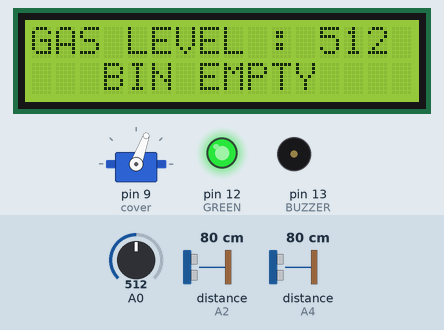
A sketch run on a simulated Arduino Uno, built with avr-gcc and run on an emulated ATmega328P. Parts: servo, 16×2 character LCD, output pins drawn as LEDs (lit = HIGH), buzzer (waves = sounding, pin HIGH). Wiring (inferred from the names in the program): 2 × ultrasonic range finder: trigger A3, echo A2 / trigger A5, echo A4. The test bench sets the inputs (shaded band); at power-on: distance to the obstacle (sensors on A2, A4) 80 cm, A0 = 512. The echo pulse lasts 58.3 µs per cm; the modem accepts every AT command (registered, SIM ready, sends succeed) and sends nothing else; pins used as bus, display or sensor lines are not drawn; what the sketch prints to the serial monitor is not drawn.

Above: at 4.2 s.
4.3 s: distance to the obstacle (sensor on A2) set to 6 cm
6.7 s: distance to the obstacle (sensor on A2) set to 3 cm
At 8.2 s:
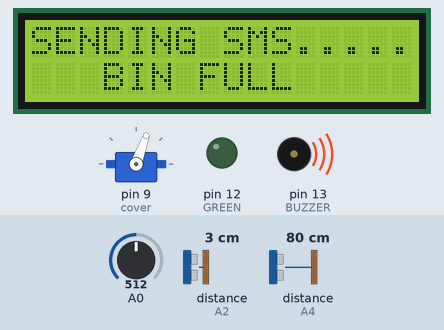
11.7 s: A0 set to 793
At 16.1 s:
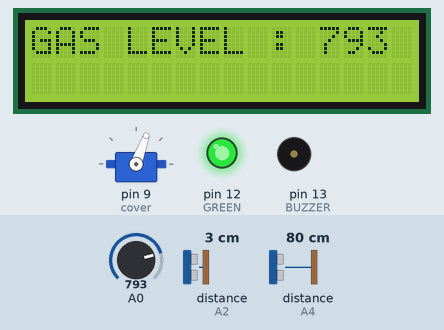
16.7 s: A0 set to 811
At 20.8 s:
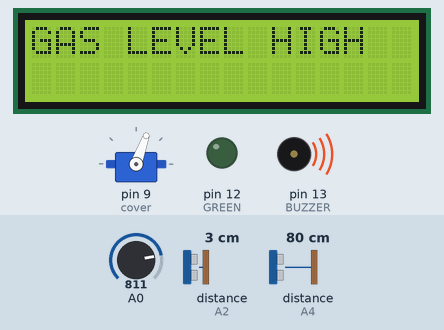
21.5 s: distance to the obstacle (sensor on A2) set to 9 cm
At 22.27 s:
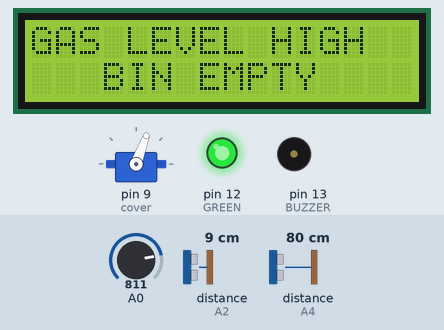
26.3 s: distance to the obstacle (sensor on A4) set to 29 cm
28.4 s: distance to the obstacle (sensor on A4) set to 23 cm
At 30.2 s:
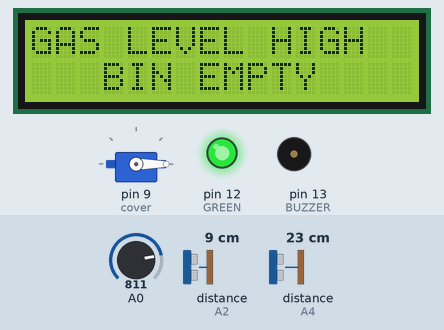
Timing chart, 0 to 34.4 s (numbered marks = the images above; inputs shaded):
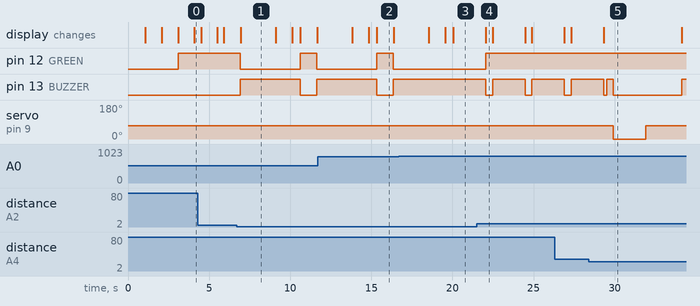

The sketch:

sketch_jun9a.ino
```cpp
#include <LiquidCrystal.h>
LiquidCrystal lcd(6, 7, 2, 3, 4, 5);

#include <Servo.h>
Servo cover;

#include<SoftwareSerial.h>
SoftwareSerial mySerial(10,11); // gsm

int gas=0;

// USS PIN DESCRIPTION

const int trigPin1 = A5 ; // OUTSIDE A3
const int echoPin1 = A4; // OUTSIDE A2

const int trigPin2 = A3 ; // INSIDE A1
const int echoPin2 = A2; // INSIDE  A0

long duration1;
int distance1;

long duration2;
int distance2;

// NODE MCU VARIABLES

int a=0, s =1;
String finalCode;
String a1,b1,c1;

void setup()
{
 Serial.begin(9600); // BEGIN SERIAL MONITOR WITH 9600 BAUDRATE // IOT NODEMCU
 mySerial.begin(9600); // GSM

  cover.attach(9); //servo motor connected
  cover.write(70); //intial servo motor close

  pinMode(12,OUTPUT); // GREEN
  pinMode(13,OUTPUT); // BUZZER

  digitalWrite(12,LOW); // GREEN OFF
  digitalWrite(13,LOW);// BUZZER OFF

  pinMode(trigPin1, OUTPUT); // Sets the trigPin as an Output
  pinMode(echoPin1, INPUT); // Sets the echoPin as an Input

  pinMode(trigPin2, OUTPUT); // Sets the trigPin as an Output
  pinMode(echoPin2, INPUT); // Sets the echoPin as an Input

  lcd.begin(16, 2);
  lcd.clear();
  lcd.setCursor(0, 0);
  lcd.print(" ANALYTIC  BASED ");
  lcd.setCursor(0, 1);
  lcd.print("GARBAGE MONTORING");
  delay(1000);

  lcd.clear();
  lcd.setCursor(0, 0);
  lcd.print("  SYSTEM  USING  ");
  lcd.setCursor(0, 1);
  lcd.print("   GSM AND IOT  ");
  delay(1000);

  lcd.clear();
  lcd.setCursor(0, 0);
  lcd.print(" GARBAGE  LEVEL ");
  delay(1000);

}

void loop()
{
  gas=analogRead(A0);
  lcd.clear();
  lcd.setCursor(0, 0);
  lcd.print("GAS LEVEL : ");
  lcd.print(gas);

  if(gas>800)
  {
  lcd.clear();
  lcd.setCursor(0, 0);
  lcd.print("GAS LEVEL HIGH");
  digitalWrite(13,HIGH);
  delay(1000);
  }
  else
  {
  digitalWrite(13,LOW);
  digitalWrite(12,HIGH);
  }
  delay(1000);

  level();
  obstacle();
  upload();
}

void obstacle()
{
digitalWrite(trigPin1, LOW);
delayMicroseconds(2);

digitalWrite(trigPin1, HIGH);
delayMicroseconds(10);
digitalWrite(trigPin1, LOW);

duration1 = pulseIn(echoPin1, HIGH);
distance1= duration1*0.034/2;

if(distance1<25) // LID OPEN AND CLOSE IS DISTANCE IS <25 CM
{
  if(s == 1)
  {
  cover.attach(9);
  digitalWrite(13,HIGH);
  delay(400);
  digitalWrite(13,LOW);
  cover.write(0);
  delay(2000);
  cover.write(70);
  delay(2000);
  cover.detach();
  }
}
}

void level()
{
digitalWrite(trigPin2, LOW);
delayMicroseconds(2);

digitalWrite(trigPin2, HIGH);
delayMicroseconds(10);
digitalWrite(trigPin2, LOW);

duration2 = pulseIn(echoPin2, HIGH);
distance2= duration2*0.034/2;

if(distance2 > 100)
{
  distance2 = 100;
}

if(distance2<4)
{
  lcd.setCursor(0, 1);
  lcd.print("   BIN FULL ");
  digitalWrite(12,LOW);
  digitalWrite(13,HIGH);
  a=1;
  s=0;
  cover.detach();
  lcd.setCursor(0, 0);
  lcd.print("SENDING SMS.....");
  mySerial.println("AT+CMGF=1");    //Sets the GSM Module in Text Mode
  mySerial.println("AT+CMGS=\"+918341231111\"\r"); // Replace x with mobile number
  delay(1000);
  mySerial.println("DUSTBIN No. 2456 IS FULL, PLEASE EMPTY IMMEDIATELY");// The SMS text you want to send
  delay(100);
  mySerial.println((char)26);// ASCII code of CTRL+Z
  delay(1000);
  lcd.setCursor(0, 1);
  lcd.print("MESSAGE SENT");
  delay(1000);
  lcd.clear();
  delay(300);
}

else
{
  lcd.setCursor(0, 1);
  lcd.print("   BIN EMPTY");
  digitalWrite(12,HIGH);
  digitalWrite(13,LOW);
  a=0;
  s=1;
  delay(200);
}

}

void upload()
{
// SEND DATA TO NODE MCU

   a1=String(gas); // GAS LEVEL

   finalCode = a1 + "@";
   Serial.print(finalCode);
    delay(200);
  }
```

Measured:
- the behaviour switches between 5 and 4 cm on distance to the obstacle (sensor on A2) (found by bisection; images 0 and 1)
- the behaviour switches between 800 and 801 on A0 (found by bisection; images 2 and 3)
- the behaviour switches between 26 and 25 cm on distance to the obstacle (sensor on A4) (found by bisection; images 4 and 5)
- after the input at 6.7 s, pin 12 (GREEN): HIGH → LOW after 0.22 s, → HIGH 3.7 s later, → LOW 1.0 s later; pin 13 (BUZZER): LOW → HIGH after 0.22 s, → LOW 3.7 s later, → HIGH 1.0 s later; the display: changes after 0.26 s (image 1)
- after the input at 16.7 s, pin 12 (GREEN): stays LOW (without the input it goes to HIGH after 3.4 s); pin 13 (BUZZER): stays HIGH (without the input it goes to LOW after 3.4 s); the display: first differs from a run without the input after 3.4 s (image 3)
- after the input at 21.5 s, pin 12 (GREEN): LOW → HIGH after 0.57 s; pin 13 (BUZZER): alternates HIGH for 2.0 s and LOW for 0.41 s, starting after 0.57 s; the display: changes after 0.57 s (image 4)
- after the input at 28.4 s, servo on pin 9 (cover): 70° → 0° after 1.5 s, → 70° 2.0 s later
